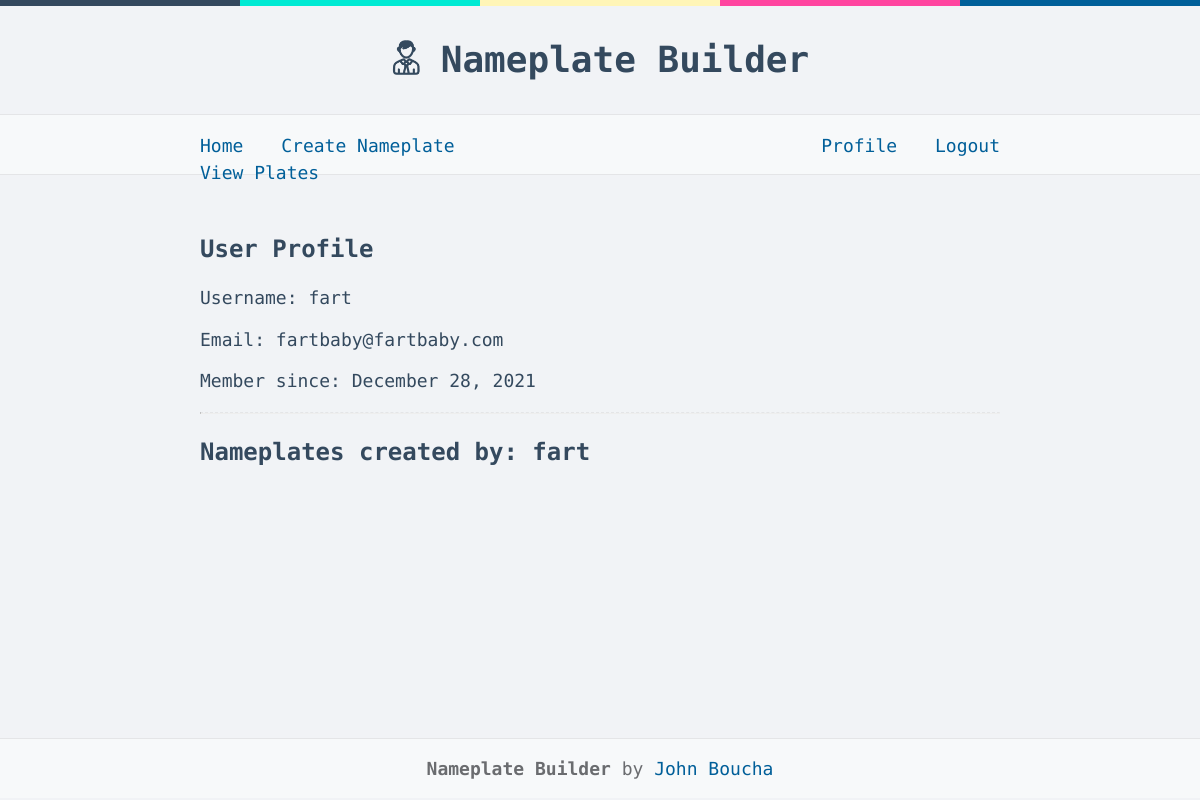
The page /profile (signed in) on the database as committed earlier.
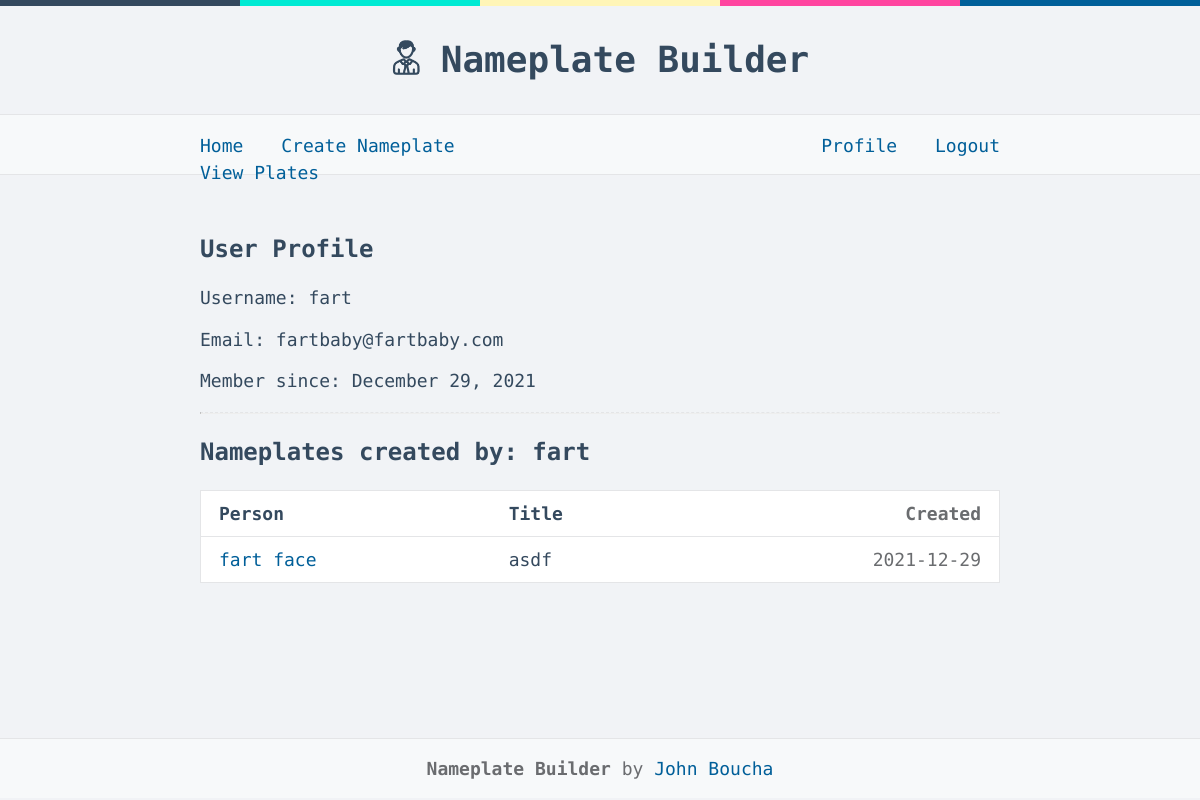
The same page on the database as committed later.
### application/models.py (models this page shows, shortened)
class User(db.Model, UserMixin):
	__tablename__ = 'users'
	id = db.Column(db.Integer, primary_key=True)
	username = db.Column(db.String(200), unique=True, nullable=False)
	password_hash = db.Column(db.String(128), nullable=False)
	email = db.Column(db.String(120), unique=True, nullable=False)
	is_admin = db.Column(db.Boolean, nullable=False, default=False)
	date_created = db.Column(db.DateTime, default=datetime.utcnow)
	nameplates = db.relationship('Nameplate', backref='user', lazy=True)
	@property
	def password(self):
		raise AttributeError('password is not a readable attribute')

class Nameplate(db.Model):
	id = db.Column(db.Integer, primary_key=True)
	person_name = db.Column(db.String(200), nullable=False)
	slug = db.Column(db.String(200), unique=True, nullable=False)
	title = db.Column(db.String(200), nullable=False)
	email = db.Column(db.String(200), nullable=False)
	phone = db.Column(db.String(15), nullable=True)
	photo = db.Column(db.String(200), nullable=True)
	hours = db.Column(db.String(200), nullable=False)
	department = db.Column(db.String(200), nullable=False)
	college = db.Column(db.String(200), nullable=False)
	date_created = db.Column(db.DateTime, default=datetime.utcnow)
	created_by = db.Column(db.Integer, db.ForeignKey('users.id'), nullable=True)

### application/views/users.py (the view)
@app.route("/profile")
@login_required
def user_profile():
	user_id = current_user.get_id()
	user = User.query.get(user_id)
	nameplates = Nameplate.query.filter_by(created_by=user_id).order_by(Nameplate.date_created).all()
	context = {
		'user': user,
		'nameplates': nameplates,
	}
	return render_template('user_profile.html', **context)

### application/views/login.py (called while the page is built)
@login_manager.user_loader
def load_user(user_id):
    return User.query.get(user_id)

### application/views/users.py (called while the page is built)
@app.template_filter('make_date')
def my_date(text):
	return text.strftime("%B %d, %Y")

### application/templates/user_profile.html (shortened to what this page needs)
{% extends 'base.html' %}
{% block body %}
	<h2>User Profile</h2>
	<p>Username: {{ user.username }}</p>
	<p>Email: {{ user.email }}</p>
	<p>Member since: {{ user.date_created|make_date }} </p>
	<hr>
	<h2>Nameplates created by: {{ user.username }}</h2>
	{% if nameplates %}
	<table class="table nameplate-list">
		<thead>
			<tr>
				<th>Person</th>
				<th>Title</th>
				<th>Created</th>
			</tr>
		</thead>
		{% for nameplate in nameplates %}
			<tr>
				<td><a href="/nameplates/{{ nameplate.slug }}">{{ nameplate.person_name }}</a></td>
				<td>{{ nameplate.title }}</td>
				<td>{{ nameplate.date_created.date() }}</td>
			</tr>
		{% endfor %}
		</table>
	{% endif %}
{% endblock %}

Rows that differ between the two databases and show on the page:
changed User "fart": date_created|make_date "December 28, 2021" → "December 29, 2021"
added Nameplate: person_name "fart face", title "asdf", date_created "2021-12-29"
Other text that changed with them:
text now shown: "Person Title Created"
